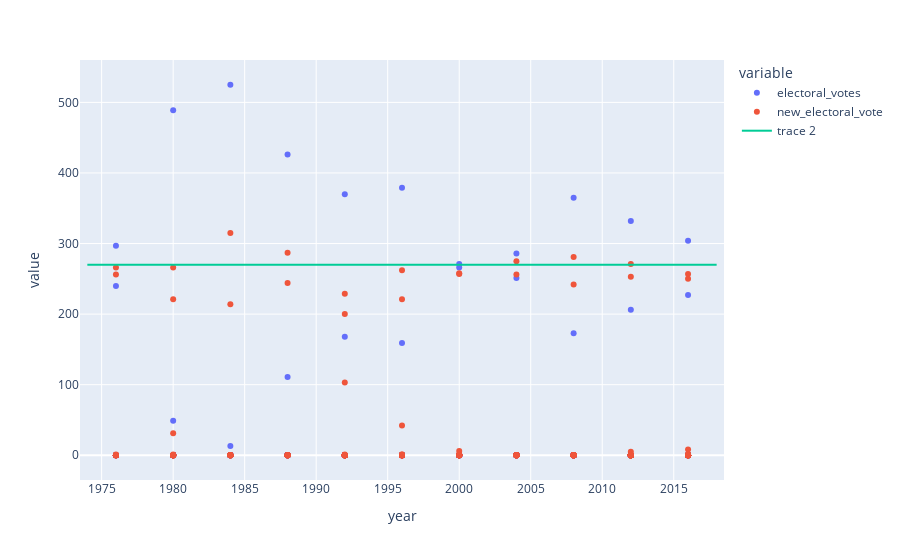

The notebook cell this image was saved under:
### Code cell
compare_electoral_college = df.groupby(['year','candidate'], as_index = False).agg({'electoral_votes':'sum','new_electoral_vote':'sum'})
fig = px.scatter(compare_electoral_college,x = 'year', y = ['electoral_votes','new_electoral_vote'])
x = list(range(1974,2020,4))
y = [270]*len(x)
fig.add_trace(go.Scatter(x=x, y=y, mode='lines'))
#px.scatter(df,x = 'year', y = ['electoral_votes','new_electoral_vote'])

### Figure 1 — Plotly figure (JSON) as saved in the notebook; plotly's stock layout.template omitted (floating-point values rounded to 4 significant figures; data arrays with more than 128 entries replaced by an {"elided": "..."} marker saying what was removed)
{"data": [{"hovertemplate": "variable=electoral_votes<br>year=%{x}<br>value=%{y}<extra></extra>", "legendgroup": "electoral_votes", "marker": {"color": "#636efa", "symbol": "circle"}, "mode": "markers", "name": "electoral_votes", "orientation": "v", "showlegend": true, "type": "scatter", "x": {"elided": "258 int values"}, "xaxis": "x", "y": {"elided": "258 int values"}, "yaxis": "y"}, {"hovertemplate": "variable=new_electoral_vote<br>year=%{x}<br>value=%{y}<extra></extra>", "legendgroup": "new_electoral_vote", "marker": {"color": "#EF553B", "symbol": "circle"}, "mode": "markers", "name": "new_electoral_vote", "orientation": "v", "showlegend": true, "type": "scatter", "x": {"elided": "258 int values"}, "xaxis": "x", "y": {"elided": "258 int values"}, "yaxis": "y"}, {"mode": "lines", "type": "scatter", "x": [1974, 1978, 1982, 1986, 1990, 1994, 1998, 2002, 2006, 2010, 2014, 2018], "y": [270, 270, 270, 270, 270, 270, 270, 270, 270, 270, 270, 270]}], "layout": {"legend": {"title": {"text": "variable"}, "tracegroupgap": 0}, "margin": {"t": 60}, "xaxis": {"anchor": "y", "domain": [0, 1], "title": {"text": "year"}}, "yaxis": {"anchor": "x", "domain": [0, 1], "title": {"text": "value"}}}}
